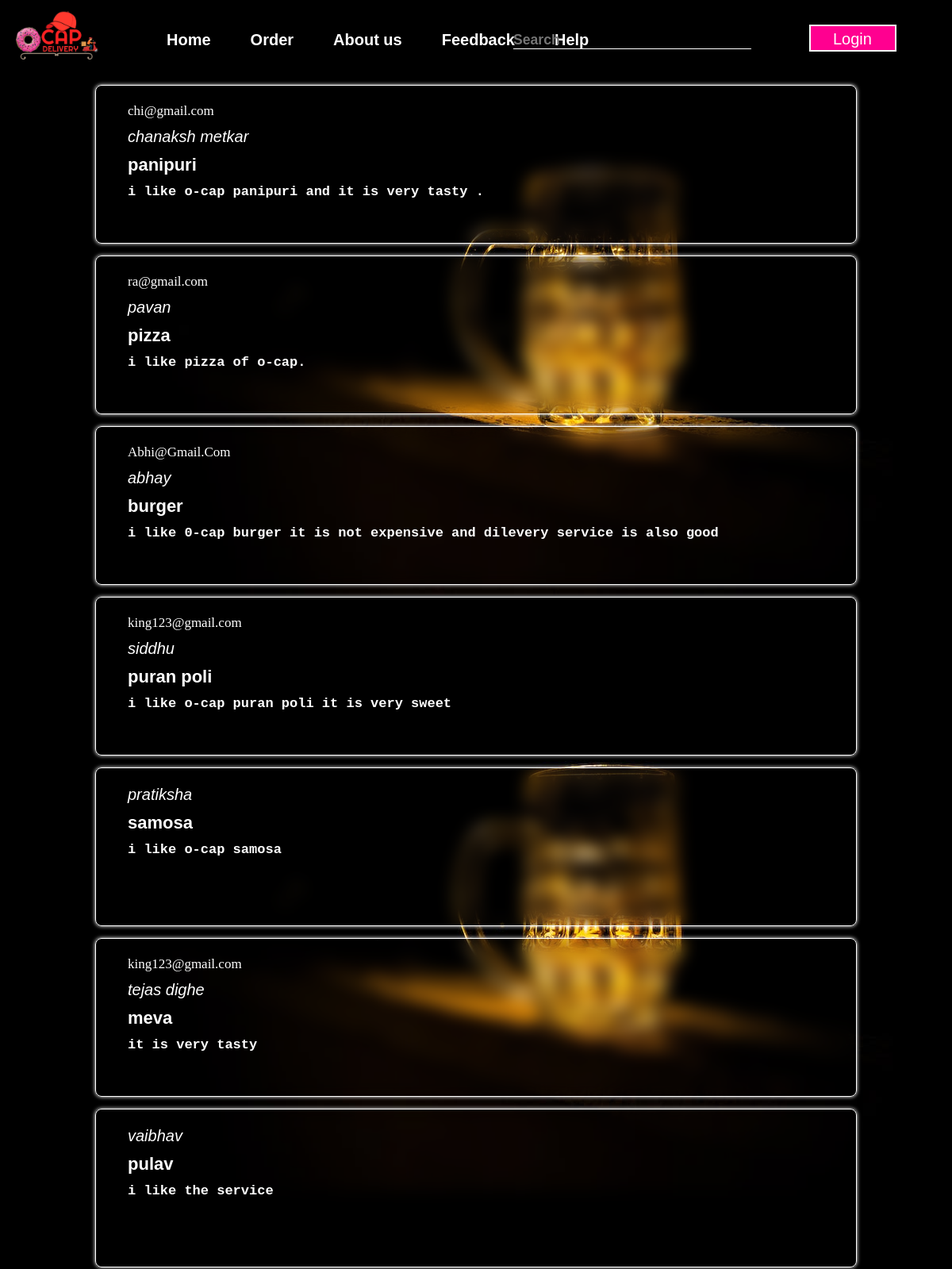
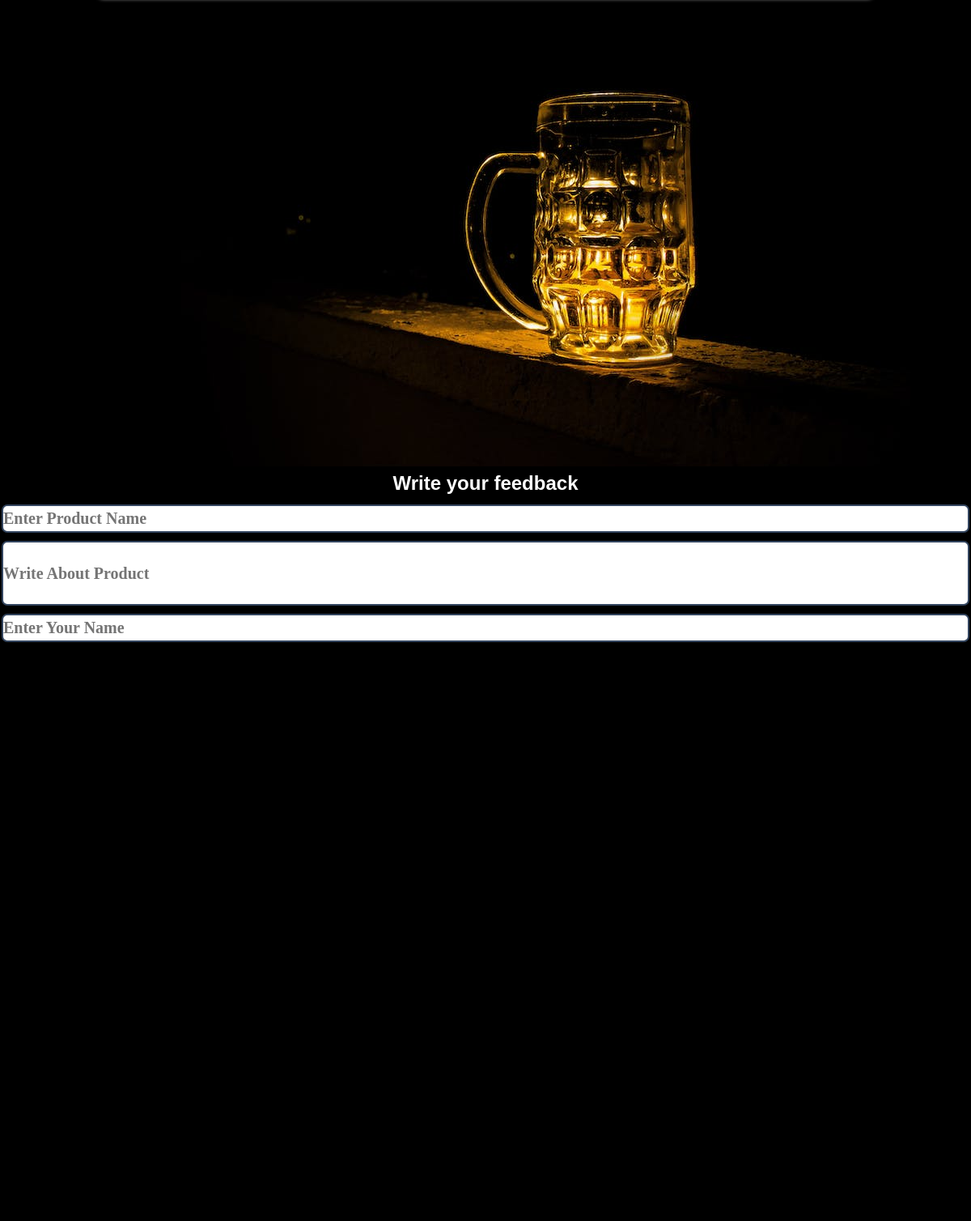
The page /feedback/feedback_page.php on the database its author committed (2 pictures, top to bottom).
### tables this page shows
CREATE TABLE `feedback` (
  `SR. NO` int(255) NOT NULL,
  `customer_name` varchar(255) NOT NULL,
  `purchase_product` varchar(255) NOT NULL,
  `information_of_product` text NOT NULL,
  `email` varchar(255) NOT NULL
);

### feedback/feedback_page.php (the view, shortened to what this page needs)
<!DOCTYPE html>
<html lang="en">
<head>
    <link rel="stylesheet" href="feedback.css">
</head>
<body>
<?php include "../navbar/navbar.php"?>
<div class="feedback-container">
<?php
$servername = "localhost";
$username = "root";
$password = "";
$dbname = "food_delivery";
$connection = new mysqli($servername, $username, $password, $dbname);
 $sql = "SELECT * FROM  `feedback` ";
 $result = mysqli_query($connection, $sql);
if($result == True){
 $num = mysqli_num_rows($result);
 if($num > 0){
  while($row = mysqli_fetch_assoc($result)){
    $name = $row['customer_name'];
    $proname = $row['purchase_product'];
    $proinfo = $row['information_of_product'];
    $email = $row['email'];
    ?>
<div class="all-info">
       <div class="feedback-person-email feedback"><?php echo $email?></div>
      <div class="feedback-person-name feedback"><?php echo $name; ?></div>
      <DIV class="feedback-product-name feedback"><?php echo $proname; ?></DIV>
      <div class="feedback-information feedback"><?php echo $proinfo; ?></div>
    </div>
    <?php
  }
 }
 else{
 }
}
?>
  </div>
    <div class="container-input">
      <h2 id="heading">Write your feedback</h2>
      <form action="feedback.php" method="POST">
        <input type="text" class="product-name mera-input" name="userproduct" required="required" placeholder="Enter product name">
        <input type="text"  class="product-info mera-input" name="userinfo" required="required" placeholder="Write about product">
        <input type="text" class="our-name mera-input " name="username" required="required" placeholder="Enter your name ">
      </form>
    </div>
</body>
</html>

### feedback/feedback.css (style rules this page uses)
* { margin:0px; padding:0px; box-sizing: border-box; }
.container-input { position: fixed; bottom: 0px; left: 0px; width: 100%; height: 30%; border: 2px solid black; box-sizing: border-box; background-color: black; }
.container-input #heading { position: relative; top: 0px; left: 0px; height: 40px; width: 100%; background-color: black; color: white; text-align: center; padding: 5px 3px; }
.container-input .our-name { width: 100%; height: 35px; font-size: 20px; text-transform: capitalize; color: rgb(81, 9, 95); font-weight: bold; font-family: 'Times New Roman', Times, serif; margin: 0px; background-color: white; }
.container-input .product-name { width: 100%; height: 35px; font-size: 20px; text-transform: capitalize; color: rgb(81, 9, 95); font-weight: bold; font-family: 'Times New Roman', Times, serif; background-color: white; }
.container-input .product-info { width: 100%; height: 80px; font-size: 20px; text-transform: capitalize; color: rgb(81, 9, 95); font-weight: bold; font-family: 'Times New Roman', Times, serif; background-color: white; }
.container-input .mera-input { margin: 5px 0px; border:2px solid rgba(1,23,56,0.8) ; border-radius: 7px; background-color:white; }
.feedback-container { width: 100%; height:3000px; color: white; }
.feedback-container::before { content: ""; position: absolute; top: 0px; left: 0px; background: url('image/chat-background1.jpeg'); z-index: -1; opacity: 1; width: 100%; height:3000px; }
.all-info { border: 1px solid white; width: 80%; height: 200px; margin: 15px auto; padding: 11px 35px; border-radius: 8px; box-shadow: 0 0 5px 0; background: inherit; backdrop-filter: blur(10px); }
.feedback { margin: 11px 5px; }
.feedback-person-email { font-size: 17px; font-weight: 500px ; font-family: fantasy; }
.feedback-person-name { font-size: 20px; font-weight: 500; font-style: italic; }
.feedback-product-name { font-size: 22px; font-weight: bold; font-family: 'Gill Sans', 'Gill Sans MT', Calibri, 'Trebuchet MS', sans-serif; }
.feedback-information { font-size: 17px; font-family: 'Courier New', Courier, monospace; font-weight: bold; }

### rows shown on the page
feedback: email "chi@gmail.com", customer_name "chanaksh metkar", purchase_product "panipuri", information_of_product "i like o-cap panipuri and it is very tasty ."
feedback: email "ra@gmail.com", customer_name "pavan", purchase_product "pizza", information_of_product "i like pizza of o-cap."
feedback: email "Abhi@Gmail.Com", customer_name "abhay", purchase_product "burger", information_of_product "i like 0-cap burger it is not expensive and dilevery service is also good"
feedback: email "king123@gmail.com", customer_name "siddhu", purchase_product "puran poli", information_of_product "i like o-cap puran poli it is very sweet"
feedback: customer_name "pratiksha", purchase_product "samosa", information_of_product "i like o-cap samosa"
feedback: email "king123@gmail.com", customer_name "tejas dighe", purchase_product "meva", information_of_product "it is very tasty"
feedback: customer_name "vaibhav", purchase_product "pulav", information_of_product "i like the service"
